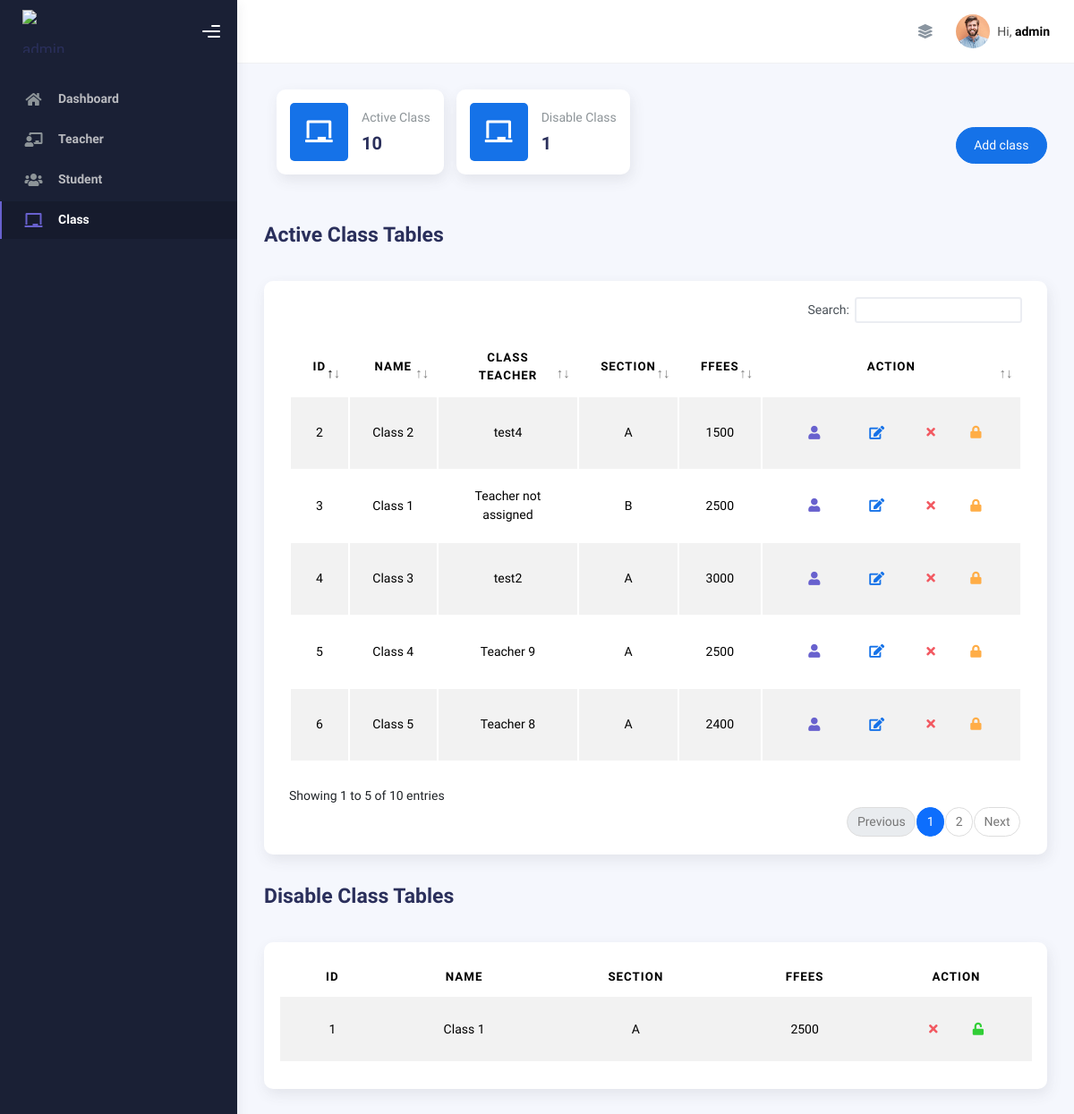
Page /admin/class.php (signed in) on the earlier database version.
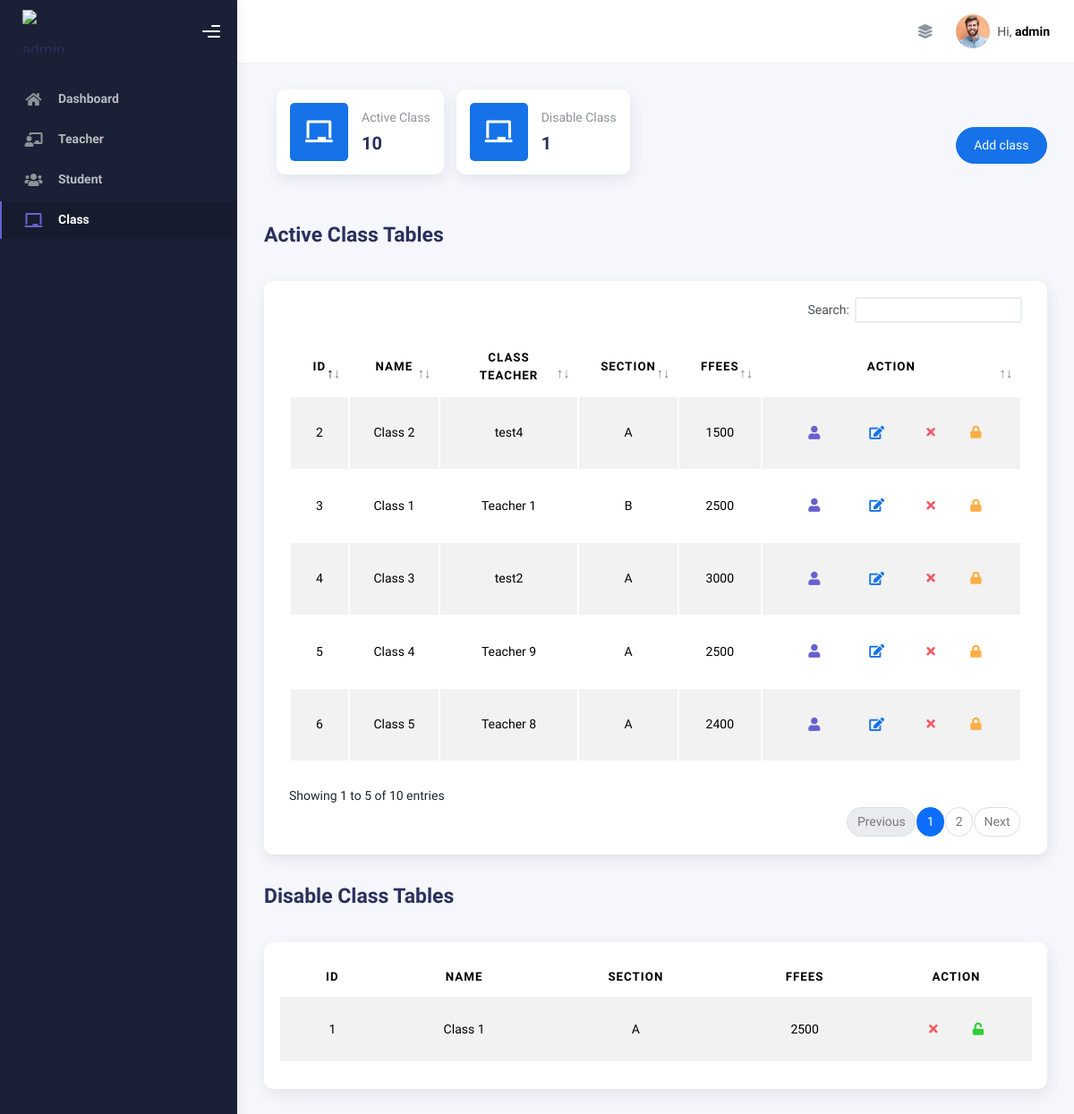
Same page on the later database version.
### tables this page shows
CREATE TABLE `class` (
  `id` int(11) NOT NULL,
  `name` varchar(20) NOT NULL,
  `teacher_id` int(11) DEFAULT NULL,
  `section` varchar(10) NOT NULL,
  `strength` int(11) NOT NULL,
  `fees` int(5) NOT NULL,
  `status` tinyint(1) NOT NULL DEFAULT 1,
  `created_at` timestamp NOT NULL DEFAULT current_timestamp(),
  `updated_at` timestamp NOT NULL DEFAULT current_timestamp()
);

CREATE TABLE `teacher` (
  `id` int(11) NOT NULL,
  `name` varchar(255) NOT NULL,
  `password` varchar(255) NOT NULL,
  `phone` varchar(255) NOT NULL,
  `email` varchar(255) NOT NULL,
  `profileimage` varchar(255) NOT NULL,
  `status` tinyint(1) NOT NULL DEFAULT 1,
  `address` varchar(255) NOT NULL,
  `created_at` timestamp NOT NULL DEFAULT current_timestamp(),
  `updated_at` timestamp NOT NULL DEFAULT current_timestamp()
);

### admin/class.php (the view, shortened to what this page needs)
<?php
require_once('../includes/db.php');
?>
<!DOCTYPE html>
<html lang="en">
<head>
  <?php
  require_once('../includes/dashboard_header.php')
  ?>
</head>
<body>
  <div class="wrapper">
    <?php
      require_once('includes/sidebar.inc.php')
    ?>
    <div class="main-panel">
    <?php
      require_once('includes/navbar.inc.php')
    ?>
      <div class="container">
        <div class="page-inner">
          <div class="d-flex align-items-left align-items-md-center flex-column flex-md-row pt-2 pb-4">
              <div class="card card-stats card-round ms-3">
                <div class="card-body">
                  <div class="row align-items-center">
                    <div class="col-icon">
                      <div
                        class="icon-big text-center icon-primary bubble-shadow-small">
                        <i class="fas fa-chalkboard"></i>
                      </div>
                    </div>
                    <div class="col col-stats ms-3 ms-sm-0">
                      <div class="numbers">
                        <p class="card-category">Active Class</p>
                        <?php
                        $sql = "SELECT COUNT(*) FROM class where status=1 ";
                        $res = $pdo->query($sql);
                        $count = $res->fetchColumn();
                        ?>
                        <h4 class="card-title"> <?php echo$count; ?></h4>
                      </div>
                    </div>
                  </div>
                </div>
              </div>
              <div class="card card-stats card-round ms-3">
                <div class="card-body">
                  <div class="row align-items-center">
                    <div class="col-icon">
                      <div
                        class="icon-big text-center icon-primary bubble-shadow-small">
                        <i class="fas fa-chalkboard"></i>
                      </div>
                    </div>
                    <div class="col col-stats ms-3 ms-sm-0">
                      <div class="numbers">
                        <p class="card-category">Disable Class</p>
                        <?php
                        $sql = "SELECT COUNT(*) FROM class where status=0 ";
                        $res = $pdo->query($sql);
                        $count = $res->fetchColumn();
                        ?>
                        <h4 class="card-title"> <?php echo$count; ?></h4>
                      </div>
                    </div>
                  </div>
                </div>
              </div>
            <div class="ms-md-auto py-2 py-md-0">
                <a href="register_class.php" class="btn btn-primary btn-round">Add class</a>
            </div>
          </div>
          <div class="page-header">
            <h3 class="fw-bold mb-3">Active Class Tables </h3>
          </div>
          <div class="row">
            <div class="col-md-12">
              <div class="card">
                <div class="card-body">
                <?php
                  $s = "SELECT class.*, teacher.id AS teacher_id, teacher.name AS teacher_name
                  FROM class
                  LEFT JOIN teacher
                  ON class.teacher_id = teacher.id
                  WHERE class.status=1";
                  $sth = $pdo->prepare($s, array(PDO::ATTR_CURSOR => PDO::CURSOR_FWDONLY));
                  $sth->execute();
                  ?>
                  <div class="table-responsive">
                      <table id="add-row" class="display table table-striped table-hover">
                          <thead class="text-center">
                              <tr>
                                  <th>ID</th>
                                  <th>Name</th>
                                  <th>Class Teacher</th>
                                  <th>Section</th>
                                  <th>fFees</th>
                                  <th style="width: 20%">Action</th>
                              </tr>
                          </thead>
                          <tbody class="text-center">
                              <?php
                              $allRows = $sth->fetchAll();
                              foreach ($allRows as $Row) {
                                  echo "<tr>";
                                  echo "<td>" . $Row['id'] . "</td>";
                                  echo "<td>" . $Row['name'] . "</td>";
                                  echo "<td>" . ($Row['teacher_name'] ? $Row['teacher_name'] : "Teacher not assigned") . "</td>";
                                  echo "<td>" . $Row['section'] . "</td>";
                                  echo "<td>" . $Row['fees'] . "</td>";
                                  echo '<td>
                                  <div class="form-button-action">
                                      <button
                                          type="button"
                                          class="btn btn-link btn-secondary btn-lg user"
                                          data-id="' . $Row['id'] . '"
                                          title=" class Student">
                                          <i class="fa fa-user"></i>
                                      </button>
                                      <button
                                          type="button"
                                          class="btn btn-link btn-primary btn-lg edit"
                                          data-id="' . $Row['id'] . '"
                                          title="Edit class">
                                          <i class="fa fa-edit"></i>
                                      </button>
                                      <button
                                          type="button"
                                          class="btn btn-link btn-danger delete"
                                          data-id="' . $Row['id'] . '"
                                          title="Remove class">
                                          <i class="fa fa-times"></i>
                                      </button>
                                      <button
                                          type="button"
                                          class="btn btn-link btn-warning disable"
                                          data-id="' . $Row['id'] . '"
                                          title="disable class">
                                          <i class="fa fa-lock" aria-hidden="true"></i>
                                      </button>
                                  </div>
                                </td>';
                                            echo "</tr>";
                                          }
                                          ?>
                                        </tbody>
                      </table>
                  </div>
                </div>
              </div>
            </div>
          </div>
          <div class="page-header">
            <h3 class="fw-bold mb-3">Disable Class Tables </h3>
          </div>
          <div class="row">
            <div class="col-md-12">
              <div class="card">
                <div class="card-body">
                <?php
                  $s="SELECT * FROM class where status=0";
                  $sth = $pdo->prepare($s);
                  $sth->execute();
                  ?>
                  <div class="table-responsive">
                      <table id="add-row" class="display table table-striped table-hover">
                          <thead class="text-center">
                              <tr>
                                  <th>ID</th>
                                  <th>Name</th>
                                  <th>Section</th>
                                  <th>fFees</th>
                                  <th style="width: 20%">Action</th>
                              </tr>
                          </thead>
                          <tbody class="text-center">
                              <?php
                              $allRows = $sth->fetchAll();
                              foreach ($allRows as $Row) {
                                  echo "<tr>";
                                  echo "<td>" . $Row['id'] . "</td>";
                                  echo "<td>" . $Row['name'] . "</td>";
                                  echo "<td>" . $Row['section'] . "</td>";
                                  echo "<td>" . $Row['fees'] . "</td>";
                                  echo '<td>
                                  <div class="form-button-action">
                                      <button
                                          type="button"
                                          class="btn btn-link btn-danger delete"
                                          data-id="' . $Row['id'] . '"
                                          title="Remove class">
                                          <i class="fa fa-times"></i>
                                      </button>
                                  <button
                                          type="button"
                                          class="btn btn-link btn-success active"
                                          data-id="' . $Row['id'] . '"
                                          title="active class">
                                          <i class="fa fa-unlock" aria-hidden="true"></i>
                                      </button>
                                  </div>
                                </td>';
                                            echo "</tr>";
                                          }
                                          ?>
                                        </tbody>
                      </table>
                  </div>
                </div>
              </div>
            </div>
          </div>
        </div>
      </div>
    </div>
</body>
</html>

### includes/dashboard_header.php (shortened to what this page needs)
<link rel="stylesheet" href="../dashboard_assets/css/bootstrap.min.css" />
<link rel="stylesheet" href="../dashboard_assets/css/plugins.min.css" />
<link rel="stylesheet" href="../dashboard_assets/css/kaiadmin.min.css" />
<link rel="stylesheet" type="text/css" href="https://cdn.datatables.net/buttons/2.2.3/css/buttons.dataTables.min.css">
  <link href="https://cdn.jsdelivr.net/npm/fullcalendar@5.10.0/main.css" rel="stylesheet">
  <link rel="stylesheet" href="//code.jquery.com/ui/1.13.2/themes/base/jquery-ui.css">

### admin/includes/sidebar.inc.php (shortened to what this page needs)
<?php
$path_parts = explode('/', $_SERVER['PHP_SELF']);
$page = end($path_parts);
?>
<div class="sidebar" data-background-color="dark">
    <div class="sidebar-logo">
        <div class="logo-header" data-background-color="dark">
            <a href="index.php" class="logo">
            <img width="48" height="48" src="https://img.icons8.com/color/48/administrator-male--v1.png" alt="administrator-male--v1"/>
        </a>
            <div class="nav-toggle">
                <button class="btn btn-toggle toggle-sidebar">
                    <i class="gg-menu-right"></i>
                </button>
            </div>
        </div>
    </div>
    <div class="sidebar-wrapper scrollbar scrollbar-inner">
        <div class="sidebar-content">
            <ul class="nav nav-secondary">
                <li class="nav-item <?php echo $page=='index.php'?'active':'';?>">
                    <a href="index.php" >
                        <i class="fas fa-home"></i>
                        <p>Dashboard</p>
                    </a>
                </li>
                <li class="nav-item <?php echo $page=='teacher.php'?'active':'';?>">
                    <a href="teacher.php">
                    <i class="fas fa-chalkboard-teacher"></i>
                        <p>Teacher</p>
                    </a>
                </li>
                <li class="nav-item <?php echo $page=='student.php'?'active':'';?>">
                    <a href="student.php">
                    <i class="fas fa-users"></i>
                        <p>Student</p>
                    </a>
                </li>
                <li class="nav-item <?php echo $page=='class.php'?'active':'';?>">
                    <a href="class.php">
                    <i class="fas fa-chalkboard"></i>
                        <p>Class</p>
                    </a>
                </li>
            </ul>
        </div>
    </div>
</div>

### admin/includes/navbar.inc.php (shortened to what this page needs)
<?php
$admin_name     = $_SESSION['admin_name'];
$admin_profile  = $_SESSION['admin_profile'];
?>
<div class="main-header">
        <nav
          class="navbar navbar-header navbar-header-transparent navbar-expand-lg border-bottom">
          <div class="container-fluid">
            <ul class="navbar-nav topbar-nav ms-md-auto align-items-center">
              <li class="nav-item topbar-icon dropdown hidden-caret">
                <a
                  class="nav-link"
                  data-bs-toggle="dropdown"
                  href="#"
                  aria-expanded="false">
                  <i class="fas fa-layer-group"></i>
                </a>
              </li>
              <li class="nav-item topbar-user dropdown hidden-caret">
                <a
                  class="dropdown-toggle profile-pic"
                  data-bs-toggle="dropdown"
                  href="#"
                  aria-expanded="false">
                  <div class="avatar-sm">
                    <img
                      src="<?php echo $admin_profile; ?>"
                      alt="..."
                      class="avatar-img rounded-circle" />
                  </div>
                  <span class="profile-username">
                    <span class="op-7">Hi,</span>
                    <span class="fw-bold"> <?php echo $admin_name;?></span>
                  </span>
                </a>
              </li>
            </ul>
          </div>
        </nav>
      </div>

Differences in the rows shown:
changed class id 3: teacher.name (not shown) → "Teacher 1"; no longer shows "Teacher not assigned"
